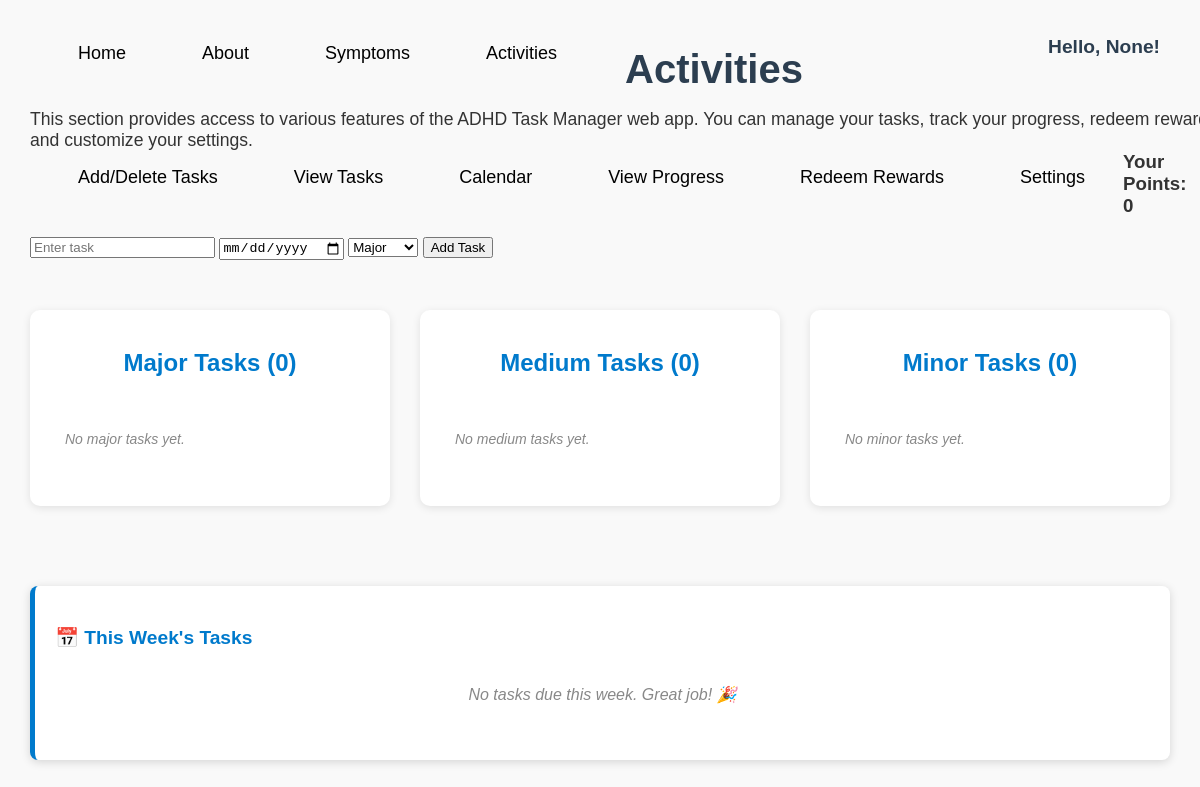
The page /activities on the database as committed earlier.
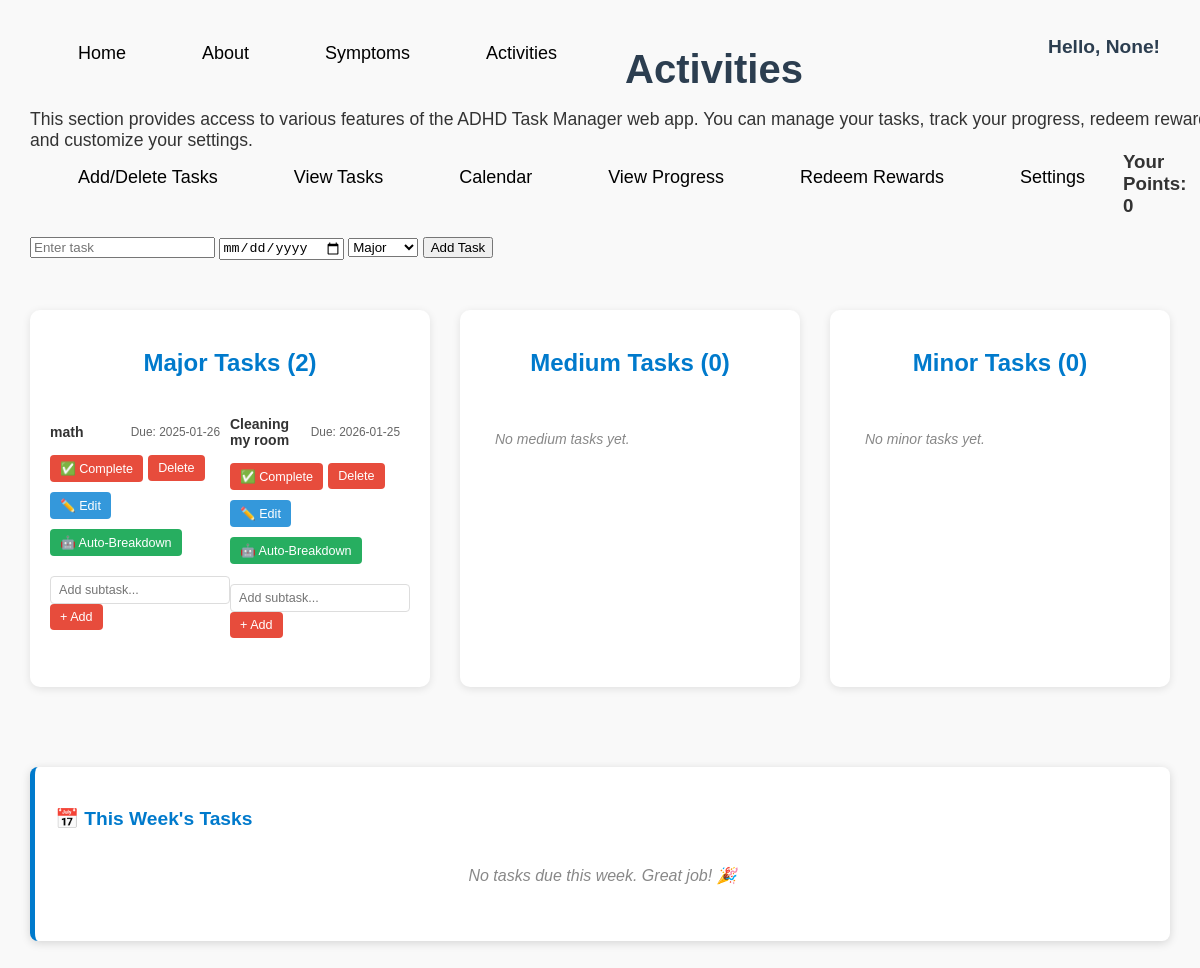
The same page on the database as committed later.
### tables this page shows
CREATE TABLE tasks (
            id INTEGER PRIMARY KEY AUTOINCREMENT,
            name TEXT NOT NULL,
            date TEXT,
            importance TEXT NOT NULL,
            user TEXT
        , completed INTEGER DEFAULT 0, completed_at TEXT);

### app.py (the view, shortened to what this page needs)
@app.route("/activities")
def activities():
    tasks = get_tasks_grouped()
    calendar_tasks = get_calendar_tasks()
    username = session.get('user') if session else None
    upcoming_tasks = get_upcoming_tasks(username) if username else []
    points = 0
    return render_template("activities.html", tasks=tasks, calendar_tasks=calendar_tasks, username=username, points=points, upcoming_tasks=upcoming_tasks, today=datetime.datetime.now(), timedelta=datetime.timedelta)

### app.py (called while the page is built)
def get_db_conn():
    conn = sqlite3.connect(DB_PATH)
    conn.row_factory = sqlite3.Row
    return conn

def get_calendar_tasks():
    conn = get_db_conn()
    c = conn.cursor()
    c.execute("SELECT id, name, date, importance FROM tasks WHERE completed = 0 OR completed IS NULL ORDER BY date")
    rows = c.fetchall()
    conn.close()
    tasks_by_date = {}
    for r in rows:
        date = r['date']
        if date not in tasks_by_date:
            tasks_by_date[date] = []
        tasks_by_date[date].append({
            'id': r['id'],
            'name': r['name'],
            'importance': r['importance']
        })
    return tasks_by_date

### templates/activities.html (shortened to what this page needs)
<!DOCTYPE html>
<html lang="en">
<head>
  <div class="menu">
    <ul>
      <li><a href="{{ url_for('home') }}">Home</a></li>
      <li><a href="{{ url_for('about') }}">About</a></li>
      <li><a href="{{ url_for('symptoms') }}">Symptoms</a></li>
      <li><a href="{{ url_for('activities') }}">Activities</a></li>
    </ul>
  </div>
  <link rel="stylesheet" href="{{ url_for('static', filename='activitiesstyle.css') }}">
  <link rel="stylesheet" href="{{ url_for('static', filename='calendar.css') }}">
</head>
<body>
  <div class="front">
    <h1>Activities</h1>
    <p class="description">
      This section provides access to various features of the ADHD Task Manager web app.
      You can manage your tasks, track your progress, redeem rewards, and customize your settings.
    </p>
    <ul class="Tabs">
      <li><a href="{{ url_for('activities') }}">Add/Delete Tasks</a></li>
      <li><a href="{{ url_for('view_tasks') }}">View Tasks</a></li>
      <li><a href="{{ url_for('calendar') }}">Calendar</a></li>
      <li><a href="{{ url_for('progress') }}">View Progress</a></li>
      <li><a href="{{ url_for('redeem') }}">Redeem Rewards</a></li>
      <li><a href="{{ url_for('settings') }}">Settings</a></li>
    </ul>
    <h2 id="greeting">Hello, {{ username }}!</h2>
    <h3>Your Points: {{ points }}</h3>
  </div>
  <div class="task-input">
    <form action="/add_task" method="POST">
      <input type="text" name="task_name" placeholder="Enter task" required />
      <input type="date" name="task_date" required />
      <select name="importance" required>
        <option value="Major">Major</option>
      </select>
      <button type="submit">Add Task</button>
    </form>
  </div>
  <div class="activities-container">
  <div class="activities-main">
  <div class="task-sections">
    <div class="task-section">
      <h2>Major Tasks <span class="task-count">({{ tasks['Major']|length }})</span></h2>
      <ul>
        {% for task in tasks['Major'] %}
        <li>
          <div class="task-header">
            <span class="task-name">{{ task.name }}</span>
            <span class="task-date">Due: {{ task.date }}</span>
          </div>
          <div class="task-actions">
            <form action="{{ url_for('complete_task', importance='Major', task_index=loop.index0) }}" method="post" onsubmit="handleCompletion(event, 'Major')">
              <button type="submit">✅ Complete</button>
            </form>
            <form action="{{ url_for('delete_task', importance='Major', task_index=loop.index0) }}" method="post">
              <button type="submit">Delete</button>
            </form>
            <button type="button" class="edit-btn" onclick="openEditModal('{{ task.id }}', '{{ task.name }}', '{{ task.date }}', 'Major')">✏️ Edit</button>
            <form action="{{ url_for('auto_breakdown_task_route', parent_task_id=task.id) }}" method="post">
              <button type="submit" class="auto-breakdown-btn">🤖 Auto-Breakdown</button>
            </form>
          </div>
          <form action="{{ url_for('add_subtask', parent_task_id=task.id) }}" method="post" class="add-subtask-form">
            <input type="text" name="subtask_name" placeholder="Add subtask..." required />
            <button type="submit">+ Add</button>
          </form>
        </li>
        {% else %}
        <li class="empty">No major tasks yet.</li>
        {% endfor %}
      </ul>
    </div>
    <div class="task-section">
      <h2>Medium Tasks <span class="task-count">({{ tasks['Medium']|length }})</span></h2>
      <ul>
        {% for task in tasks['Medium'] %}
        <li>
          <div class="task-header">
            <span class="task-name">{{ task.name }}</span>
            <span class="task-date">Due: {{ task.date }}</span>
          </div>
          <div class="task-actions">
            <form action="{{ url_for('complete_task', importance='Medium', task_index=loop.index0) }}" method="post" onsubmit="handleCompletion(event, 'Medium')">
              <button type="submit">✅ Complete</button>
            </form>
            <form action="{{ url_for('delete_task', importance='Medium', task_index=loop.index0) }}" method="post">
              <button type="submit">Delete</button>
            </form>
            <button type="button" class="edit-btn" onclick="openEditModal('{{ task.id }}', '{{ task.name }}', '{{ task.date }}', 'Medium')">✏️ Edit</button>
            <form action="{{ url_for('auto_breakdown_task_route', parent_task_id=task.id) }}" method="post">
              <button type="submit" class="auto-breakdown-btn">🤖 Auto-Breakdown</button>
            </form>
          </div>
          {% if task.subtasks %}
          <div class="subtasks">
            <h4 onclick="toggleSubtasks(this)">
              <span>Subtasks ({{ task.subtasks|length }})</span>
              <span class="subtasks-toggle">▼</span>
            </h4>
            <ul class="subtasks-list" style="display:none;">
              {% for subtask in task.subtasks %}
              <li class="{% if subtask.completed %}completed{% endif %}">
                <form action="{{ url_for('complete_subtask', subtask_id=subtask.id) }}" method="post">
                  <button type="submit" class="subtask-check">{% if subtask.completed %}✅{% else %}☐{% endif %}</button>
                </form>
                <span>{{ subtask.name }}</span>
                <form action="{{ url_for('delete_subtask', subtask_id=subtask.id) }}" method="post">
                  <button type="submit" class="delete-btn">✕</button>
                </form>
              </li>
              {% endfor %}
            </ul>
          </div>
          {% endif %}
          <form action="{{ url_for('add_subtask', parent_task_id=task.id) }}" method="post" class="add-subtask-form">
            <input type="text" name="subtask_name" placeholder="Add subtask..." required />
            <button type="submit">+ Add</button>
          </form>
        </li>
        {% else %}
        <li class="empty">No medium tasks yet.</li>
        {% endfor %}
      </ul>
    </div>
    <div class="task-section">
      <h2>Minor Tasks <span class="task-count">({{ tasks['Minor']|length }})</span></h2>
      <ul>
        {% for task in tasks['Minor'] %}
        <li>
          <div class="task-header">
            <span class="task-name">{{ task.name }}</span>
            <span class="task-date">Due: {{ task.date }}</span>
          </div>
          <div class="task-actions">
            <form action="{{ url_for('complete_task', importance='Minor', task_index=loop.index0) }}" method="post" onsubmit="handleCompletion(event, 'Minor')">
              <button type="submit">✅ Complete</button>
            </form>
            <form action="{{ url_for('delete_task', importance='Minor', task_index=loop.index0) }}" method="post">
              <button type="submit">Delete</button>
            </form>
            <button type="button" class="edit-btn" onclick="openEditModal('{{ task.id }}', '{{ task.name }}', '{{ task.date }}', 'Minor')">✏️ Edit</button>
            <form action="{{ url_for('auto_breakdown_task_route', parent_task_id=task.id) }}" method="post">
              <button type="submit" class="auto-breakdown-btn">🤖 Auto-Breakdown</button>
            </form>
          </div>
          {% if task.subtasks %}
          <div class="subtasks">
            <h4 onclick="toggleSubtasks(this)">
              <span>Subtasks ({{ task.subtasks|length }})</span>
              <span class="subtasks-toggle">▼</span>
            </h4>
            <ul class="subtasks-list" style="display:none;">
              {% for subtask in task.subtasks %}
              <li class="{% if subtask.completed %}completed{% endif %}">
                <form action="{{ url_for('complete_subtask', subtask_id=subtask.id) }}" method="post">
                  <button type="submit" class="subtask-check">{% if subtask.completed %}✅{% else %}☐{% endif %}</button>
                </form>
                <span>{{ subtask.name }}</span>
                <form action="{{ url_for('delete_subtask', subtask_id=subtask.id) }}" method="post">
                  <button type="submit" class="delete-btn">✕</button>
                </form>
              </li>
              {% endfor %}
            </ul>
          </div>
          {% endif %}
          <form action="{{ url_for('add_subtask', parent_task_id=task.id) }}" method="post" class="add-subtask-form">
            <input type="text" name="subtask_name" placeholder="Add subtask..." required />
            <button type="submit">+ Add</button>
          </form>
        </li>
        {% else %}
        <li class="empty">No minor tasks yet.</li>
        {% endfor %}
      </ul>
    </div>
  </div>
  </div>
  <aside class="activities-sidebar">
    <div class="upcoming-tasks-sidebar">
      <h3>📅 This Week's Tasks</h3>
      {% if upcoming_tasks %}
      <ul class="upcoming-tasks-list">
        {% for task in upcoming_tasks %}
        <li>
          <span class="task-item-name">{{ task.name }}</span>
          <span class="task-item-date">Due: {{ task.date }}</span>
          <span class="task-item-importance {{ task.importance }}">{{ task.importance }}</span>
        </li>
        {% endfor %}
      </ul>
      {% else %}
      <p class="no-tasks">No tasks due this week. Great job! 🎉</p>
      {% endif %}
    </div>
  </aside>
  </div>
</body>
</html>

### static/activitiesstyle.css (style rules this page uses)
body { margin: 0; font-family: Arial, sans-serif; background-color: #f9f9f9; color: #333; }
ul { float: left; display: flex; justify-content: center; align-items: center; list-style: none; }
ul li { margin: 0 25px; font-size: 14px; }
ul li a { text-decoration: none; color: black; font-size: 18px; font-family: Arial, Helvetica, sans-serif; padding: 6px 13px; border-radius: 3px; transition: .4s; }
h1 { font-size: 2.5em; color: #2c3e50; margin-bottom: 15px; position: relative; top: 20px; left: 30px; }
.description { font-size: 1.1em; margin-bottom: 20px; position: relative; top: 20px; left: 30px; }
.task-input { clear: both; margin: 20px 30px; }
.task-sections { display: grid; grid-template-columns: repeat(3, 1fr); gap: 30px; margin: 30px; }
.task-section { background: white; padding: 20px; border-radius: 10px; box-shadow: 0 2px 8px rgba(0,0,0,0.1); }
.task-section h2 { text-align: center; margin-bottom: 15px; color: #007acc; }
.task-section ul { list-style: none; padding: 0; }
.task-section li { margin: 8px 0; display: flex; flex-direction: column; width: 100%; }
.task-section li form { margin: 5px 0; display: inline-block; }
.task-section li button { padding: 4px 8px; border: none; background-color: #e74c3c; color: white; border-radius: 4px; cursor: pointer; }
.task-section li.empty { color: #888; font-style: italic; text-align: center; }
#greeting { position: absolute; top: 20px; right: 40px; font-size: 1.2em; color: #2c3e50; }
.task-section li .task-header { display: flex; justify-content: space-between; align-items: center; margin-bottom: 10px; flex-wrap: wrap; }
.task-section li .task-name { font-weight: bold; font-size: 1em; margin-right: 10px; flex: 1; }
.task-section li .task-date { font-size: 0.85em; color: #666; margin-right: 10px; }
.task-section li .task-actions { display: flex; gap: 5px; flex-wrap: wrap; margin-bottom: 10px; }
.task-section li button { padding: 6px 10px; border: none; background-color: #e74c3c; color: white; border-radius: 4px; cursor: pointer; font-size: 0.9em; white-space: nowrap; }
.auto-breakdown-btn { background-color: #27ae60 !important; }
.edit-btn { background-color: #3498db !important; }
.add-subtask-form { display: flex; gap: 5px; margin-top: 10px; flex-wrap: wrap; }
.add-subtask-form input { flex: 1; min-width: 150px; padding: 6px 8px; border: 1px solid #ddd; border-radius: 4px; font-size: 0.9em; }
.add-subtask-form button { padding: 6px 10px; background-color: #007acc; color: white; border: none; border-radius: 4px; cursor: pointer; font-size: 0.9em; white-space: nowrap; }
.task-section li.empty { color: #888; font-style: italic; text-align: center; background: transparent; border: none; padding: 15px; }
.upcoming-tasks-sidebar { background: white; border-radius: 8px; box-shadow: 0 2px 10px rgba(0, 0, 0, 0.15); padding: 20px; margin: 30px; max-width: 350px; border-left: 5px solid #007acc; }
.upcoming-tasks-sidebar h3 { color: #007acc; font-size: 1.2em; margin-bottom: 15px; display: flex; align-items: center; gap: 8px; }
.upcoming-tasks-sidebar .no-tasks { color: #888; font-style: italic; text-align: center; padding: 20px 0; }
.activities-container { display: flex; gap: 20px; margin: 0; }
.activities-main { flex: 1; }
.activities-sidebar { flex-shrink: 0; position: sticky; top: 20px; height: fit-content; }
@media (max-width: 1400px) { .activities-container { flex-direction: column; } }
@media (max-width: 1400px) { .activities-sidebar { position: relative; top: auto; } }
@media (max-width: 1400px) { .upcoming-tasks-sidebar { max-width: 100%; } }

Rows that differ between the two databases and show on the page:
added tasks: name "math", date "2025-01-26"
added tasks: name "Cleaning my room", date "2026-01-25"
Other text that changed with them:
{{ tasks['Major']|length }}: "0" → "2"
text no longer shown: "No major tasks yet."
